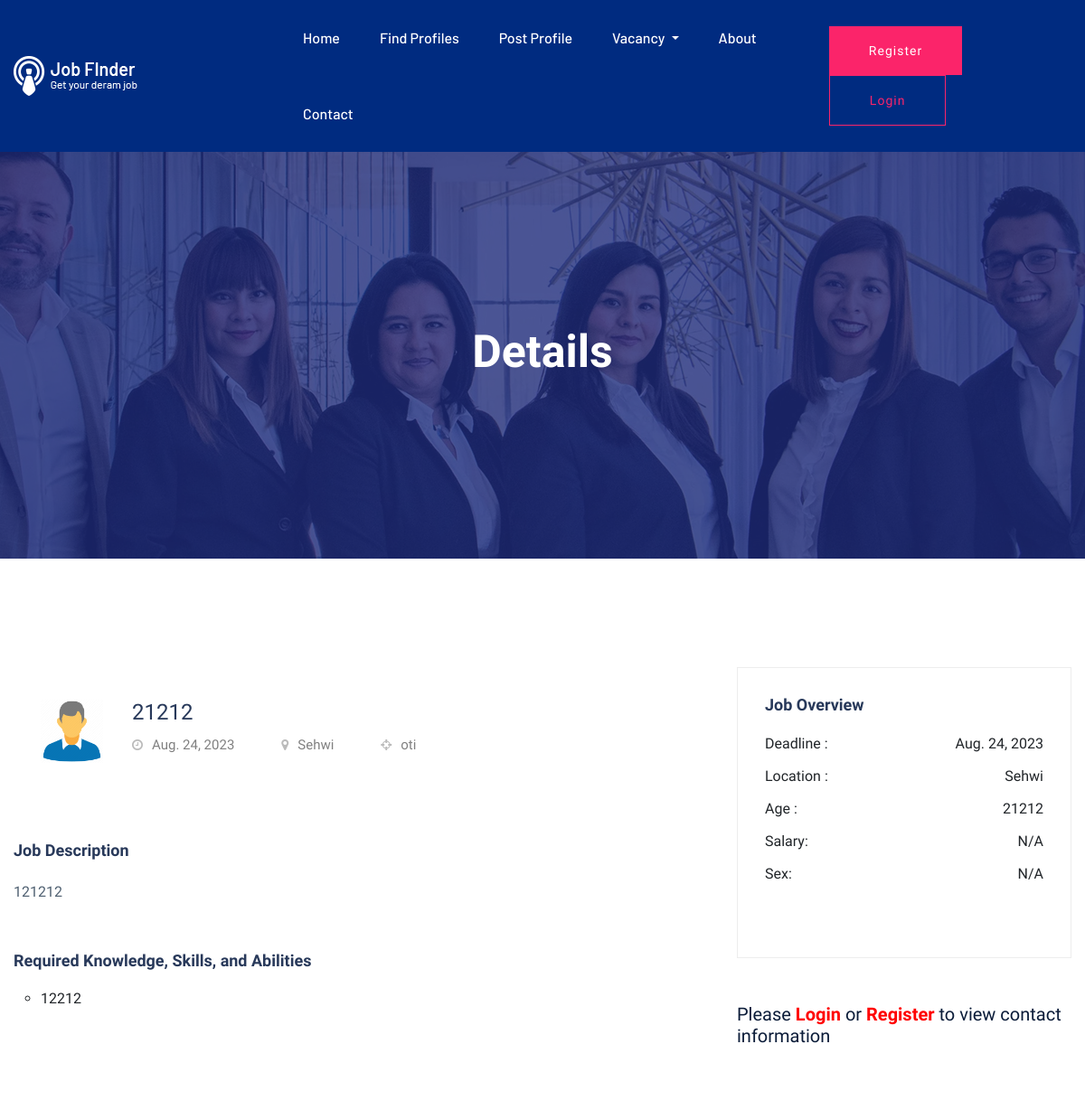
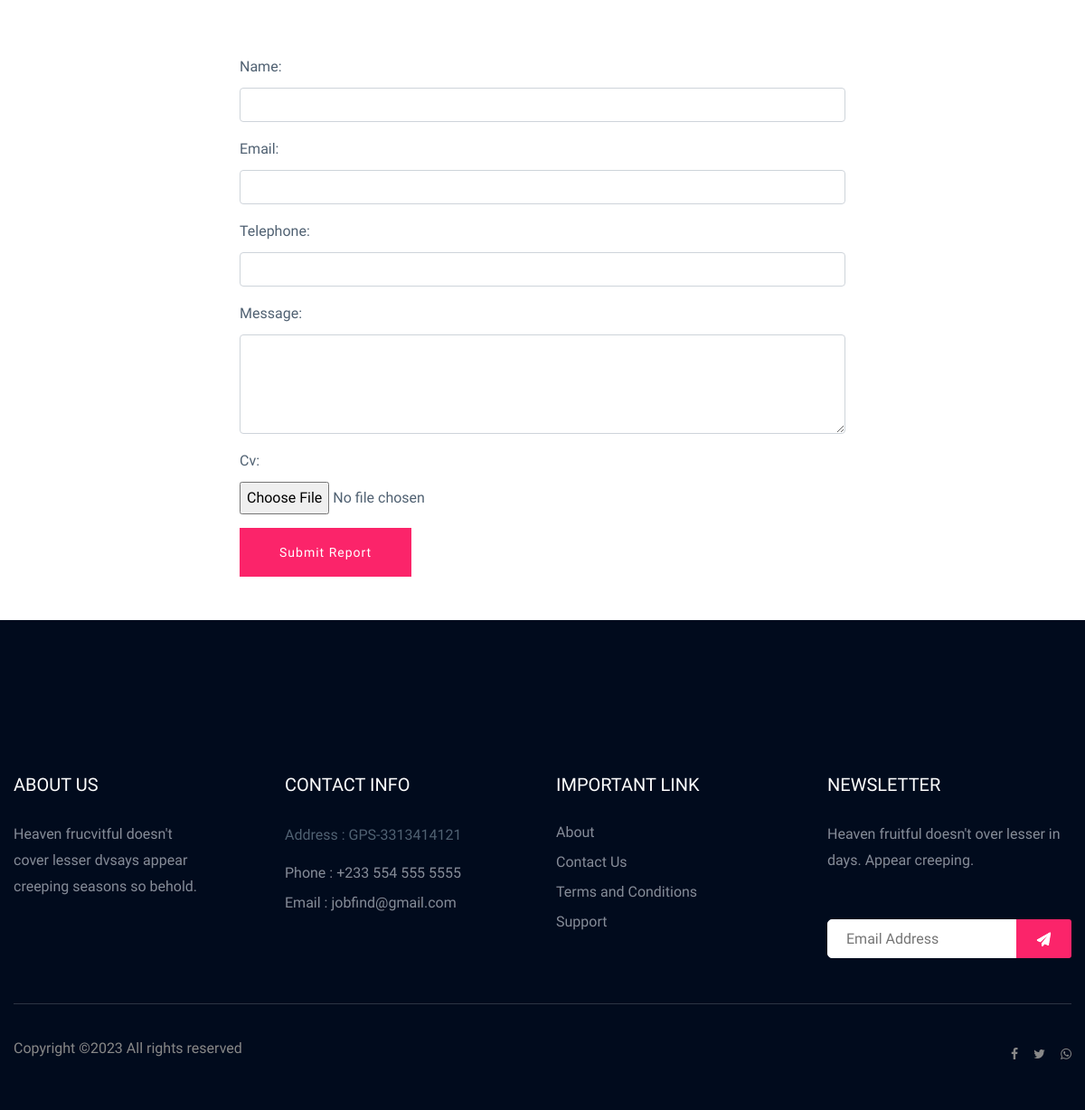
/vacancy/1/, run on the app's committed database (2 pictures, top to bottom).
### app/models.py (models this page shows, shortened)
class Vacancy(models.Model):
    REGIONS_CHOICES = [
    ('ashanti', 'Ashanti Region'),
    ('brong', 'Brong Region'),
    ('central', 'Central Region '),
    ('eastern', 'Eastern Region '),
    ('greater_accra', 'Greater Accra Region'),
    ('northern', 'Northern Region '),
    ('savannah', 'Savannah Region '),
    ('north_east', 'North-East Region '),
    ('upper_east', 'Upper East Region '),
    ('bono_east', 'Bono East Region '),
    ('ahafo', 'Ahafo Region '),
    ('oti', 'Oti Region '),
    ('volta', 'Volta Region'),
    ('western', 'Western Region'),
    ('western_north', 'Western North Region'),
    ('upper_west', 'Upper West Region '),
]
    CATEGORY_CHOICES = [
        ('Information Technology', 'Information Technology'),
        ('Healthcare', 'Healthcare'),
        ('Finance', 'Finance'),
        ('Marketing and Advertising', 'Marketing and Advertising'),
        ('Education', 'Education'),
        ('Engineering', 'Engineering'),
        ('Sales', 'Sales'),
        ('Human Resources', 'Human Resources'),
        ('Art and Design', 'Art and Design'),
        ('Science', 'Science'),
        ('Construction and Trades', 'Construction and Trades'),
        ('Legal', 'Legal'),
        ('Customer Service', 'Customer Service'),
        ('Media and Journalism', 'Media and Journalism'),
        ('Transportation and Logistics', 'Transportation and Logistics'),
        ('Other', 'Other'),
    ]
    company_name= models.CharField(max_length=20, blank=False, null=False)
    user = models.ForeignKey(User, on_delete=models.CASCADE)
    age = models.CharField(max_length=20, blank=True, null=True)
    telephone = models.IntegerField()
    email = models.CharField(max_length=200)
    title = models.CharField(max_length=100)
    description = models.TextField()
    location = models.CharField(max_length=100)
    categories = models.CharField(max_length=100, choices=CATEGORY_CHOICES)
    regions = models.CharField(max_length=50, choices=REGIONS_CHOICES)
    skills = models.CharField(max_length=200)
    salary = models.CharField(max_length=50, blank=True, null=True)
    deadline = models.DateField()
    company_logo = models.ImageField(upload_to='company_logos/', blank=True, null=True)
    date_posted = models.DateField(auto_created=True,default=timezone.now)
    is_approved = models.BooleanField(default=False)

### app/views.py (the view)
# urls.py: path('vacancy/<int:pk>/', views.vacancyDetails, name='details'),
def vacancyDetails(request, pk):
    vacancy = get_object_or_404(Vacancy, pk=pk)
    if request.method == 'POST':
        form = VacancyApplicationForm(request.POST, request.FILES)
        if form.is_valid():
            application = form.save(commit=False)
            application.vacancy = vacancy
            application.save()
            return redirect('details', pk=pk)
    else:
        form = VacancyApplicationForm()
    return render(request, 'all_vacancy_details.html', {'post': vacancy, 'form': form})

### app/forms.py
class VacancyApplicationForm(forms.ModelForm):
    class Meta:
        model = VacancyApplication
        fields = ['name', 'email', 'telephone',  'message' , 'cv']
        widgets = {
            'name': forms.TextInput(attrs={'class': 'form-control'}),
            'email': forms.EmailInput(attrs={'class': 'form-control'}),
            'telephone': forms.TextInput(attrs={'class': 'form-control'}),
            'message': forms.Textarea(attrs={'class': 'form-control', 'rows': 4}),
            'cv': forms.FileInput(attrs={'class': 'form-control-file'}),
        }

### app/templates/all_vacancy_details.html (shortened to what this page needs)
{% extends 'base.html' %}
{% load static %}
{% block content %}
        <div class="slider-area ">
            <div class="single-slider section-overly slider-height2 d-flex align-items-center" id="background-div" data-background="static/img/hero/about.jpg">
                <div class="container">
                    <div class="row">
                        <div class="col-xl-12">
                            <div class="hero-cap text-center">
                                <h2>{{x}} Details</h2>
                            </div>
                        </div>
                    </div>
                </div>
            </div>
        </div>
        <div class="job-post-company pt-120 pb-120">
            <div class="container">
                <div class="row justify-content-between">
                    <div class="col-xl-7 col-lg-8">
                        <div class="single-job-items mb-50">
                            <div class="job-items">
                                     <div class="company-img">
                                <img style="height: 70px; width: 69px" src="{% static 'img/man.png' %}">
                                </div>
                                <div class="job-tittle">
                                    <a href="job_details.html"><h4>{{post.title}}</h4></a>
                                    <ul>
                                        <li><i class="fa fa-clock"></i>{{post.deadline}} </li>
                                        <li><i class="fa fa-map-marker"></i>{{post.location}}</li>
                                        <li><i class="fa fa-crosshairs"></i>{{post.regions}}</li>
                                    </ul>
                                </div>
                            </div>
                        </div>
                        <div class="job-post-details">
                            <div class="post-details1 mb-50">
                                <div class="small-section-tittle">
                                    <h4>Job Description</h4>
                                </div>
                                <p>{{post.description}}</p>
                            </div>
                            <div class="post-details2  mb-50">
                                <div class="small-section-tittle">
                                    <h4>Required Knowledge, Skills, and Abilities</h4>
                                </div>
                               <ul>
                                   <li>{{post.skills}}</li>
                               </ul>
                            </div>
                        </div>
                    </div>
                    <div class="col-xl-4 col-lg-4">
                        <div class="post-details3  mb-50">
                           <div class="small-section-tittle">
                               <h4>Job Overview</h4>
                           </div>
                          <ul>
                              <li>Deadline : <span>{{post.deadline}}</span></li>
                              <li>Location : <span>{{post.location}}</span></li>
                              <li>Age : <span>{{post.age}}</span></li>
                              <li>Salary: <span>{% if vacancy.salary %}{{ vacancy.salary }}{% else %}N/A{% endif %}</span></li>
                              <li>Sex: <span>{% if vacancy.sex %}{{ vacancy.sex }}{% else %}N/A{% endif %}</span></li>
                          </ul>
                       </div>
                       {% if user.is_authenticated %}
                        <div class="post-details4  mb-50">
                            <div class="small-section-tittle">
                                <h4>Profile Information</h4>
                            </div>
                            <ul>
                                <li>Name: <span>{{ post.company_name }}</span></li>
                                <li>Email : <span>{{ post.email }}</span></li>
                                <li>Phone: <span>{{ post.telephone }}</span></li>
                            </ul>
                        </div>
                        {% else %}
                       <h5>Please <a style="color:red; font-weight: 700" href="{% url 'user_login' %}">Login</a> or <a style="color:red; font-weight: 700" href="{% url 'user_signup' %}">Register</a> to view contact information</h5>
                        {% endif %}
                    </div>
                </div>
            </div>
        </div>
<div class="container" id="mm">
<form method="post" enctype="multipart/form-data">
    {{ form.as_p }}
    <button type="submit" class="btn btn-primary" name="report_form">Submit Report</button>
</form>
</div>
<br><br>
    {% endblock %}

### app/templates/all_vacancy_details.html (style rules this page uses)
#background-div { background-image: url('/static/img/about.jpg'); }
@media screen and (min-width: 1200px) { #mm { max-width: 700px; margin: 0 auto; } }

### data on the page
Vacancy: title "21212", deadline "Aug. 24, 2023", location "Sehwi", regions "oti", description "121212", skills "12212", age "21212"
